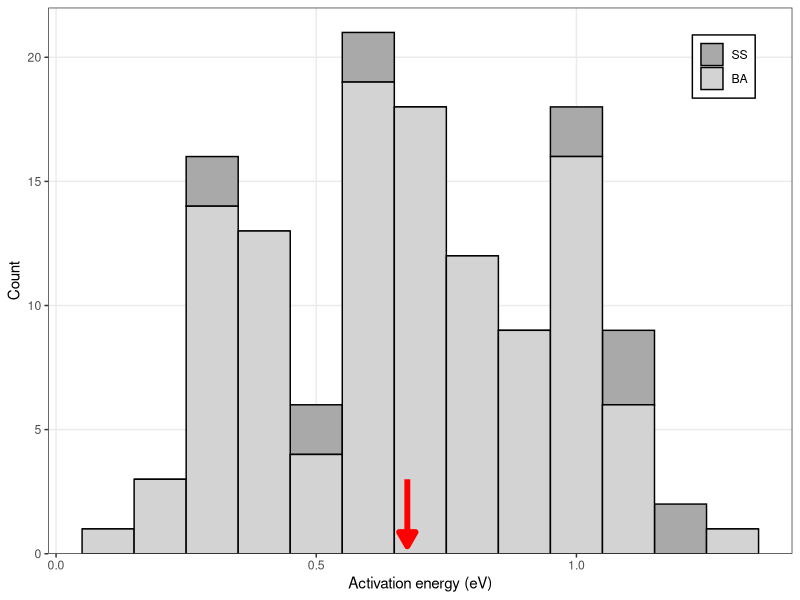
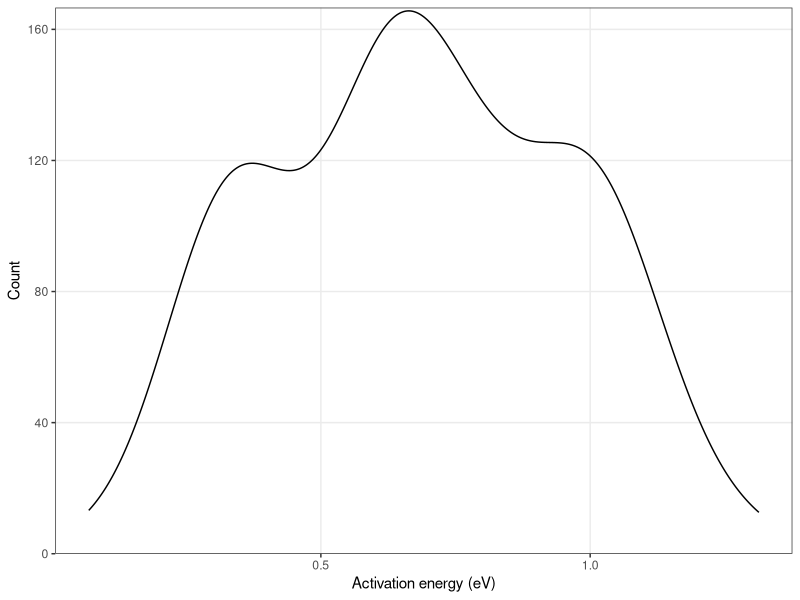
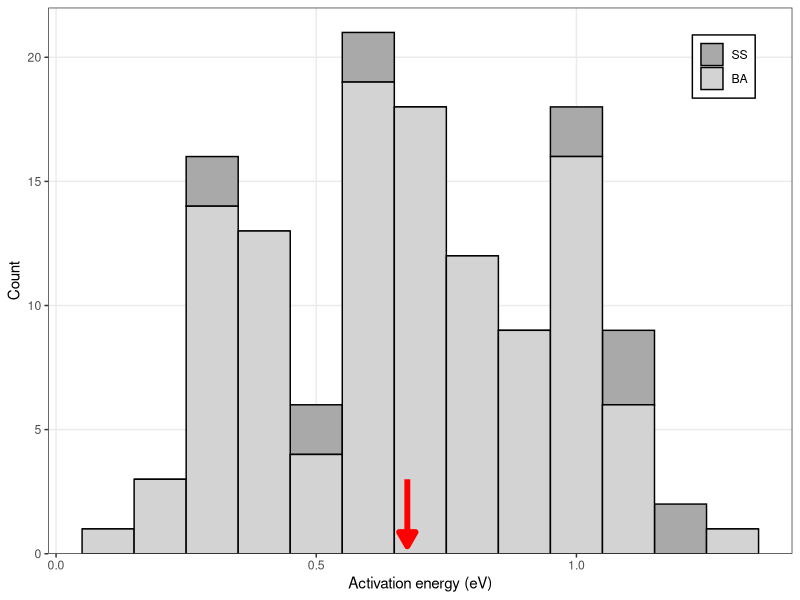
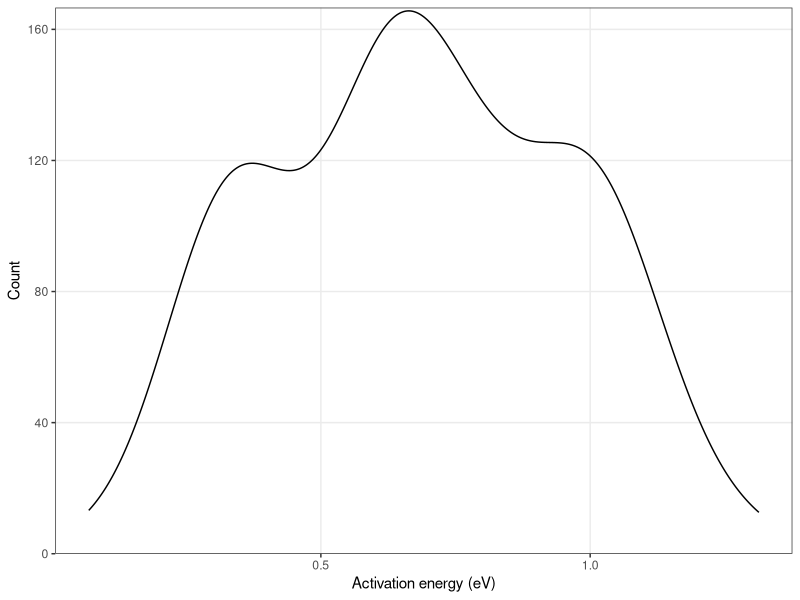

The R script that drew these images, in order:
## ---- chunk 1
library(tidyverse)
library(RColorBrewer)
knitr::opts_chunk$set(warning = FALSE, message = FALSE, echo = FALSE)
options(stringsAsFactors = FALSE)
theme_set(new = theme_bw())
## ---- chunk 2
# focusing only on devo
ae_devo <- read.csv(file = "../data/200421_ArrDevFits_filter.csv", header = TRUE)
dat <- read.csv(file = "../data/main_data_rev.csv", header = TRUE)
## ---- chunk 3
dat <- select(dat, tpc_num, binomial = parasite_species, genus, fam = family, order, class, phylum, 
              trait_type, num_temps = num_temps_in_curve, cause_of_repeated_measures, same_experiment,
              measurement_metric, simplified_metric,
              sampling_location_available,
              mean_ann_temp, max_month_temp, min_month_temp,
              latitude, altitude_m, author_latitude, dist_zone,
              habitat,
              plant_anim_parasite, endotherm_in_cycle, stage_in_out_host, target_host)
## ---- chunk 4
ae_devo <- rename(ae_devo, stderr_arr = SE_BA, stderr_ss = SE_SS)
## ---- chunk 5
dat <- left_join(dat, ae_devo, by = 'tpc_num') # join by temperature preference curve identifier
dat <- filter(dat, !is.na(E_Arr)) # remove those without Act E
## ---- chunk 6
dat <- mutate(dat, E_comb = if_else(best_mod2 == "SS", E_SS, E_Arr),
              se_comb = if_else(best_mod2 == "SS", stderr_ss, stderr_arr))
## ---- chunk 7
sum(!is.na(dat$E_comb))
## ---- chunk 8
dat <- filter(dat, !(same_experiment == "yes" & simplified_metric != 'mid'), !tpc_num %in% c(61)) # remove non-ind data
sum(!is.na(dat$E_comb))
## ---- chunk 9
n_distinct(dat$binomial)
## ---- chunk 10
summary(dat$num_temps)
## ---- chunk 11
m3 <- summarize(dat, 
                q25 = quantile(E_comb, probs = 0.25), 
                med_AE = median(E_comb), 
                q75 = quantile(E_comb, probs = 0.75), 
                n = n(),
                mean_AE = mean(E_comb), 
                skew = e1071::skewness(E_comb),
                kurtosis = e1071::kurtosis(E_comb))
m3
## ---- chunk 12
filter(dat, best_mod2 == "BA")%>%
   summarize(q25 = quantile(E_comb, probs = 0.25), 
             med_AE = median(E_comb), 
             q75 = quantile(E_comb, probs = 0.75), 
             n = n(),
             mean_AE = mean(E_comb), 
             skew = e1071::skewness(E_comb),
             kurtosis = e1071::kurtosis(E_comb))
## ---- chunk 13
filter(dat, best_mod2 == "SS")%>%
  summarize(q25 = quantile(E_comb, probs = 0.25), 
            med_AE = median(E_comb), 
            q75 = quantile(E_comb, probs = 0.75), 
            n = n(),
            mean_AE = mean(E_comb), 
            skew = e1071::skewness(E_comb),
            kurtosis = e1071::kurtosis(E_comb))
## ---- chunk 14
tg <- ggplot(dat%>%
               mutate(best_mod2 = fct_relevel(best_mod2, c("SS", "BA"))),
                      aes(x = E_comb)) +
  geom_histogram(aes(fill = best_mod2),
                 binwidth = 0.1, color = 'black', 
                 # fill = 'lightgray'
                 ) +
  geom_segment(data = m3, aes(x = med_AE, xend = med_AE, y = 3, yend = 0.3),
               color = 'red', linetype = 'solid', size = 2,
               arrow = arrow(length = unit(0.03, "npc"), type = 'closed')) + # highlight median value
  labs(x = "Activation energy (eV)", y = "Count", fill = NULL) +
  theme(panel.grid.minor = element_blank(),
        legend.background = element_rect(color = "black"),
        legend.position = c(0.95,0.95),
        legend.justification = c(1,1)) +
  scale_fill_manual(values = c("darkgray", "lightgray")) +
  scale_y_continuous(expand = expand_scale(add = c(0,1)))
tg
## ---- chunk 15
tg2 <- ggplot(dat%>%
               mutate(best_mod2 = fct_relevel(best_mod2, c("SS", "BA"))),
                      aes(x = E_comb)) +
  geom_density(aes(E_comb, after_stat(count)),
               bw = 0.1, adjust = 1,
               alpha = 0.1) +
  labs(x = "Activation energy (eV)", y = "Count", fill = NULL) +
  theme(panel.grid.minor = element_blank(),
        legend.background = element_rect(color = "black"),
        legend.position = c(0.95,0.95),
        legend.justification = c(1,1)) +
  scale_fill_manual(values = c("darkgray", "lightgray")) +
  scale_y_continuous(expand = expand_scale(add = c(0,1)))
tg2
## ---- chunk 16
fig_w <- 4.5
fig_h <- 4
## ---- chunk 17
ggsave(tg, filename = "../ms_figs/Fig1.svg", width = fig_w, height = fig_h, units = 'in')
ggsave(tg2, filename = "../ms_figs/Fig1_density.svg", width = fig_w, height = fig_h, units = 'in')
# ggsave(tg, filename = "../ms_figs/Fig1.svg", width = fig_w, height = fig_h, units = 'in')
